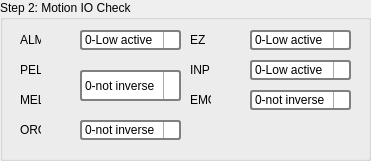
    <widget class="QGroupBox" name="step2">
     <property name="geometry">
      <rect>
       <x>200</x>
       <y>180</y>
       <width>371</width>
       <height>161</height>
      </rect>
     </property>
     <property name="title">
      <string>Step 2: Motion IO Check</string>
     </property>
     <widget class="QComboBox" name="alm_logic">
      <property name="geometry">
       <rect>
        <x>80</x>
        <y>30</y>
        <width>101</width>
        <height>20</height>
       </rect>
      </property>
      <property name="styleSheet">
       <string notr="true">QComboBox {
    border: 2px solid gray;
    border-radius: 3px;
    min-width: 6em;
}


QComboBox::drop-down {
    subcontrol-origin: padding;
    subcontrol-position: top right;
    width: 15px;
    border-left-width: 1px;  
	border-left-color: darkgray;
    border-left-style: solid;
    border-top-right-radius: 3px;
    border-bottom-right-radius: 3px;
}

QComboBox::down-arrow {
    image: url(:/icon/res/ui_down_arrow.png);
}

QComboBox::down-arrow:on {
    top: 1px;
    left: 1px;
}


</string>
      </property>
      <item>
       <property name="text">
        <string>0-Low active</string>
       </property>
      </item>
      <item>
       <property name="text">
        <string>1-High active</string>
       </property>
      </item>
     </widget>
     <widget class="QLabel" name="alm_lamp">
      <property name="geometry">
       <rect>
        <x>50</x>
        <y>30</y>
        <width>20</width>
        <height>20</height>
       </rect>
      </property>
      <property name="styleSheet">
       <string notr="true">border-image: url(:/icon/res/lamp_signal_off.png);</string>
      </property>
      <property name="text">
       <string/>
      </property>
     </widget>
     <widget class="QLabel" name="label_2">
      <property name="geometry">
       <rect>
        <x>20</x>
        <y>30</y>
        <width>21</width>
        <height>20</height>
       </rect>
      </property>
      <property name="text">
       <string>ALM</string>
      </property>
     </widget>
     <widget class="QLabel" name="label_3">
      <property name="geometry">
       <rect>
        <x>190</x>
        <y>30</y>
        <width>21</width>
        <height>20</height>
       </rect>
      </property>
      <property name="text">
       <string>EZ</string>
      </property>
     </widget>
     <widget class="QLabel" name="ez_lamp">
      <property name="geometry">
       <rect>
        <x>220</x>
        <y>30</y>
        <width>20</width>
        <height>20</height>
       </rect>
      </property>
      <property name="styleSheet">
       <string notr="true">border-image: url(:/icon/res/lamp_signal_off.png);</string>
      </property>
      <property name="text">
       <string/>
      </property>
     </widget>
     <widget class="QLabel" name="label_5">
      <property name="geometry">
       <rect>
        <x>20</x>
        <y>60</y>
        <width>21</width>
        <height>20</height>
       </rect>
      </property>
      <property name="text">
       <string>PEL</string>
      </property>
     </widget>
     <widget class="QLabel" name="elp_lamp">
      <property name="geometry">
       <rect>
        <x>50</x>
        <y>60</y>
        <width>20</width>
        <height>20</height>
       </rect>
      </property>
      <property name="styleSheet">
       <string notr="true">border-image: url(:/icon/res/lamp_signal_off.png);</string>
      </property>
      <property name="text">
       <string/>
      </property>
     </widget>
     <widget class="QComboBox" name="el_logic">
      <property name="geometry">
       <rect>
        <x>80</x>
        <y>70</y>
        <width>101</width>
        <height>31</height>
       </rect>
      </property>
      <property name="styleSheet">
       <string notr="true">QComboBox {
    border: 2px solid gray;
    border-radius: 3px;
    min-width: 6em;
}


QComboBox::drop-down {
    subcontrol-origin: padding;
    subcontrol-position: top right;
    width: 15px;
    border-left-width: 1px;  
	border-left-color: darkgray;
    border-left-style: solid;
    border-top-right-radius: 3px;
    border-bottom-right-radius: 3px;
}

QComboBox::down-arrow {
    image: url(:/icon/res/ui_down_arrow.png);
}

QComboBox::down-arrow:on {
    top: 1px;
    left: 1px;
}


</string>
      </property>
      <item>
       <property name="text">
        <string>0-not inverse</string>
       </property>
      </item>
      <item>
       <property name="text">
        <string>1-inverse</string>
       </property>
      </item>
     </widget>
     <widget class="QLabel" name="label_7">
      <property name="geometry">
       <rect>
        <x>20</x>
        <y>90</y>
        <width>21</width>
        <height>20</height>
       </rect>
      </property>
      <property name="text">
       <string>MEL</string>
      </property>
     </widget>
     <widget class="QLabel" name="elm_lamp">
      <property name="geometry">
       <rect>
        <x>50</x>
        <y>90</y>
        <width>20</width>
        <height>20</height>
       </rect>
      </property>
      <property name="styleSheet">
       <string notr="true">border-image: url(:/icon/res/lamp_signal_off.png);</string>
      </property>
      <property name="text">
       <string/>
      </property>
     </widget>
     <widget class="QLabel" name="label_9">
      <property name="geometry">
       <rect>
        <x>190</x>
        <y>60</y>
        <width>21</width>
        <height>20</height>
       </rect>
      </property>
      <property name="text">
       <string>INP</string>
      </property>
     </widget>
     <widget class="QLabel" name="inp_lamp">
      <property name="geometry">
       <rect>
        <x>220</x>
        <y>60</y>
        <width>20</width>
        <height>20</height>
       </rect>
      </property>
      <property name="styleSheet">
       <string notr="true">border-image: url(:/icon/res/lamp_signal_off.png);</string>
      </property>
      <property name="text">
       <string/>
      </property>
     </widget>
     <widget class="QLabel" name="label_11">
      <property name="geometry">
       <rect>
        <x>190</x>
        <y>90</y>
        <width>21</width>
        <height>20</height>
       </rect>
      </property>
      <property name="text">
       <string>EMG</string>
      </property>
     </widget>
     <widget class="QLabel" name="emg_lamp">
      <property name="geometry">
       <rect>
        <x>220</x>
        <y>90</y>
        <width>20</width>
        <height>20</height>
       </rect>
      </property>
      <property name="styleSheet">
       <string notr="true">border-image: url(:/icon/res/lamp_signal_off.png);</string>
      </property>
      <property name="text">
       <string/>
      </property>
     </widget>
     <widget class="QComboBox" name="emg_logic">
      <property name="geometry">
       <rect>
        <x>250</x>
        <y>90</y>
        <width>101</width>
        <height>20</height>
       </rect>
      </property>
      <property name="styleSheet">
       <string notr="true">QComboBox {
    border: 2px solid gray;
    border-radius: 3px;
    min-width: 6em;
}


QComboBox::drop-down {
    subcontrol-origin: padding;
    subcontrol-position: top right;
    width: 15px;
    border-left-width: 1px;  
	border-left-color: darkgray;
    border-left-style: solid;
    border-top-right-radius: 3px;
    border-bottom-right-radius: 3px;
}

QComboBox::down-arrow {
    image: url(:/icon/res/ui_down_arrow.png);
}

QComboBox::down-arrow:on {
    top: 1px;
    left: 1px;
}


</string>
      </property>
      <item>
       <property name="text">
        <string>0-not inverse</string>
       </property>
      </item>
      <item>
       <property name="text">
        <string>1-inverse</string>
       </property>
      </item>
     </widget>
     <widget class="QComboBox" name="org_logic">
      <property name="geometry">
       <rect>
        <x>80</x>
        <y>120</y>
        <width>101</width>
        <height>20</height>
       </rect>
      </property>
      <property name="styleSheet">
       <string notr="true">QComboBox {
    border: 2px solid gray;
    border-radius: 3px;
    min-width: 6em;
}


QComboBox::drop-down {
    subcontrol-origin: padding;
    subcontrol-position: top right;
    width: 15px;
    border-left-width: 1px;  
	border-left-color: darkgray;
    border-left-style: solid;
    border-top-right-radius: 3px;
    border-bottom-right-radius: 3px;
}

QComboBox::down-arrow {
    image: url(:/icon/res/ui_down_arrow.png);
}

QComboBox::down-arrow:on {
    top: 1px;
    left: 1px;
}


</string>
      </property>
      <item>
       <property name="text">
        <string>0-not inverse</string>
       </property>
      </item>
      <item>
       <property name="text">
        <string>1-inverse</string>
       </property>
      </item>
     </widget>
     <widget class="QLabel" name="label_13">
      <property name="geometry">
       <rect>
        <x>20</x>
        <y>120</y>
        <width>21</width>
        <height>20</height>
       </rect>
      </property>
      <property name="text">
       <string>ORG</string>
      </property>
     </widget>
     <widget class="QLabel" name="org_lamp">
      <property name="geometry">
       <rect>
        <x>50</x>
        <y>120</y>
        <width>20</width>
        <height>20</height>
       </rect>
      </property>
      <property name="styleSheet">
       <string notr="true">border-image: url(:/icon/res/lamp_signal_off.png);</string>
      </property>
      <property name="text">
       <string/>
      </property>
     </widget>
     <widget class="QComboBox" name="ez_logic">
      <property name="geometry">
       <rect>
        <x>250</x>
        <y>30</y>
        <width>101</width>
        <height>20</height>
       </rect>
      </property>
      <property name="styleSheet">
       <string notr="true">QComboBox {
    border: 2px solid gray;
    border-radius: 3px;
    min-width: 6em;
}


QComboBox::drop-down {
    subcontrol-origin: padding;
    subcontrol-position: top right;
    width: 15px;
    border-left-width: 1px;  
	border-left-color: darkgray;
    border-left-style: solid;
    border-top-right-radius: 3px;
    border-bottom-right-radius: 3px;
}

QComboBox::down-arrow {
    image: url(:/icon/res/ui_down_arrow.png);
}

QComboBox::down-arrow:on {
    top: 1px;
    left: 1px;
}


</string>
      </property>
      <item>
       <property name="text">
        <string>0-Low active</string>
       </property>
      </item>
      <item>
       <property name="text">
        <string>1-High active</string>
       </property>
      </item>
     </widget>
     <widget class="QComboBox" name="inp_logic">
      <property name="geometry">
       <rect>
        <x>250</x>
        <y>60</y>
        <width>101</width>
        <height>20</height>
       </rect>
      </property>
      <property name="styleSheet">
       <string notr="true">QComboBox {
    border: 2px solid gray;
    border-radius: 3px;
    min-width: 6em;
}


QComboBox::drop-down {
    subcontrol-origin: padding;
    subcontrol-position: top right;
    width: 15px;
    border-left-width: 1px;  
	border-left-color: darkgray;
    border-left-style: solid;
    border-top-right-radius: 3px;
    border-bottom-right-radius: 3px;
}

QComboBox::down-arrow {
    image: url(:/icon/res/ui_down_arrow.png);
}

QComboBox::down-arrow:on {
    top: 1px;
    left: 1px;
}


</string>
      </property>
      <item>
       <property name="text">
        <string>0-Low active</string>
       </property>
      </item>
      <item>
       <property name="text">
        <string>1-High active</string>
       </property>
      </item>
     </widget>
    </widget>
